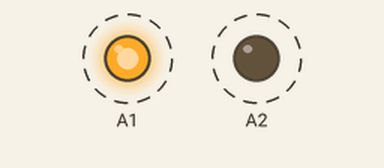
A sketch run on a simulated Arduino Uno, built with avr-gcc and run on an emulated ATmega328P. Parts: output pins drawn as LEDs (lit = HIGH). Dashed ring = blinking.

Above: at 0.2 s.
Timing chart, 0 to 3.0 s (numbered marks = the images above):
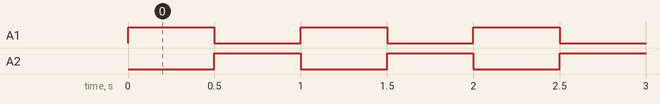

The sketch:

test-code.ino
```cpp
void setup() { pinMode(A1, OUTPUT); pinMode(A2, OUTPUT); }
void loop() {
digitalWrite(A1, HIGH); delay(500); digitalWrite(A1, LOW);
digitalWrite(A2, HIGH); delay(500); digitalWrite(A2, LOW);
}
```

Measured:
- by itself, A1, A2: alternates HIGH for 0.50 s and LOW for 0.50 s
- by itself, everything shown: repeats every 1.0 s, in 3 steps
